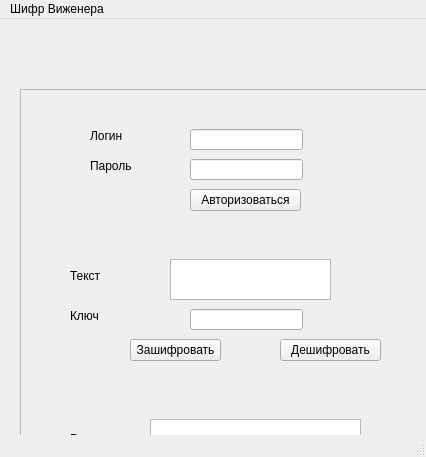
<?xml version="1.0" encoding="UTF-8"?>
<ui version="4.0">
 <class>MainWindow</class>
 <widget class="QMainWindow" name="MainWindow">
  <property name="geometry">
   <rect>
    <x>0</x>
    <y>0</y>
    <width>426</width>
    <height>457</height>
   </rect>
  </property>
  <property name="windowTitle">
   <string>MainWindow</string>
  </property>
  <widget class="QWidget" name="centralwidget">
   <widget class="QFrame" name="frame">
    <property name="geometry">
     <rect>
      <x>20</x>
      <y>70</y>
      <width>451</width>
      <height>401</height>
     </rect>
    </property>
    <property name="frameShape">
     <enum>QFrame::StyledPanel</enum>
    </property>
    <property name="frameShadow">
     <enum>QFrame::Raised</enum>
    </property>
    <widget class="QLineEdit" name="lineEdit">
     <property name="geometry">
      <rect>
       <x>170</x>
       <y>40</y>
       <width>113</width>
       <height>21</height>
      </rect>
     </property>
    </widget>
    <widget class="QLineEdit" name="lineEdit_2">
     <property name="geometry">
      <rect>
       <x>170</x>
       <y>70</y>
       <width>113</width>
       <height>21</height>
      </rect>
     </property>
    </widget>
    <widget class="QPushButton" name="pushButton">
     <property name="geometry">
      <rect>
       <x>170</x>
       <y>100</y>
       <width>111</width>
       <height>22</height>
      </rect>
     </property>
     <property name="text">
      <string>Авторизоваться</string>
     </property>
    </widget>
    <widget class="QTextEdit" name="textEdit">
     <property name="geometry">
      <rect>
       <x>150</x>
       <y>170</y>
       <width>161</width>
       <height>41</height>
      </rect>
     </property>
    </widget>
    <widget class="QLineEdit" name="lineEdit_3">
     <property name="geometry">
      <rect>
       <x>170</x>
       <y>220</y>
       <width>113</width>
       <height>21</height>
      </rect>
     </property>
    </widget>
    <widget class="QTextEdit" name="textEdit_2">
     <property name="geometry">
      <rect>
       <x>130</x>
       <y>330</y>
       <width>211</width>
       <height>41</height>
      </rect>
     </property>
    </widget>
    <widget class="QLabel" name="label">
     <property name="geometry">
      <rect>
       <x>70</x>
       <y>40</y>
       <width>47</width>
       <height>14</height>
      </rect>
     </property>
     <property name="text">
      <string>Логин</string>
     </property>
    </widget>
    <widget class="QLabel" name="label_2">
     <property name="geometry">
      <rect>
       <x>70</x>
       <y>70</y>
       <width>47</width>
       <height>14</height>
      </rect>
     </property>
     <property name="text">
      <string>Пароль</string>
     </property>
    </widget>
    <widget class="QLabel" name="label_3">
     <property name="geometry">
      <rect>
       <x>50</x>
       <y>180</y>
       <width>47</width>
       <height>14</height>
      </rect>
     </property>
     <property name="text">
      <string>Текст</string>
     </property>
    </widget>
    <widget class="QPushButton" name="pushButton_2">
     <property name="geometry">
      <rect>
       <x>110</x>
       <y>250</y>
       <width>91</width>
       <height>22</height>
      </rect>
     </property>
     <property name="text">
      <string>Зашифровать</string>
     </property>
    </widget>
    <widget class="QPushButton" name="pushButton_3">
     <property name="geometry">
      <rect>
       <x>260</x>
       <y>250</y>
       <width>101</width>
       <height>22</height>
      </rect>
     </property>
     <property name="text">
      <string>Дешифровать</string>
     </property>
    </widget>
    <widget class="QLabel" name="label_4">
     <property name="geometry">
      <rect>
       <x>50</x>
       <y>340</y>
       <width>61</width>
       <height>20</height>
      </rect>
     </property>
     <property name="text">
      <string>Результат</string>
     </property>
    </widget>
    <widget class="QLabel" name="label_5">
     <property name="geometry">
      <rect>
       <x>50</x>
       <y>220</y>
       <width>47</width>
       <height>14</height>
      </rect>
     </property>
     <property name="text">
      <string>Ключ</string>
     </property>
    </widget>
   </widget>
  </widget>
  <widget class="QMenuBar" name="menubar">
   <property name="geometry">
    <rect>
     <x>0</x>
     <y>0</y>
     <width>426</width>
     <height>21</height>
    </rect>
   </property>
   <widget class="QMenu" name="menu">
    <property name="title">
     <string>Шифр Виженера</string>
    </property>
   </widget>
   <addaction name="menu"/>
  </widget>
  <widget class="QStatusBar" name="statusbar"/>
 </widget>
 <resources/>
 <connections/>
</ui>
